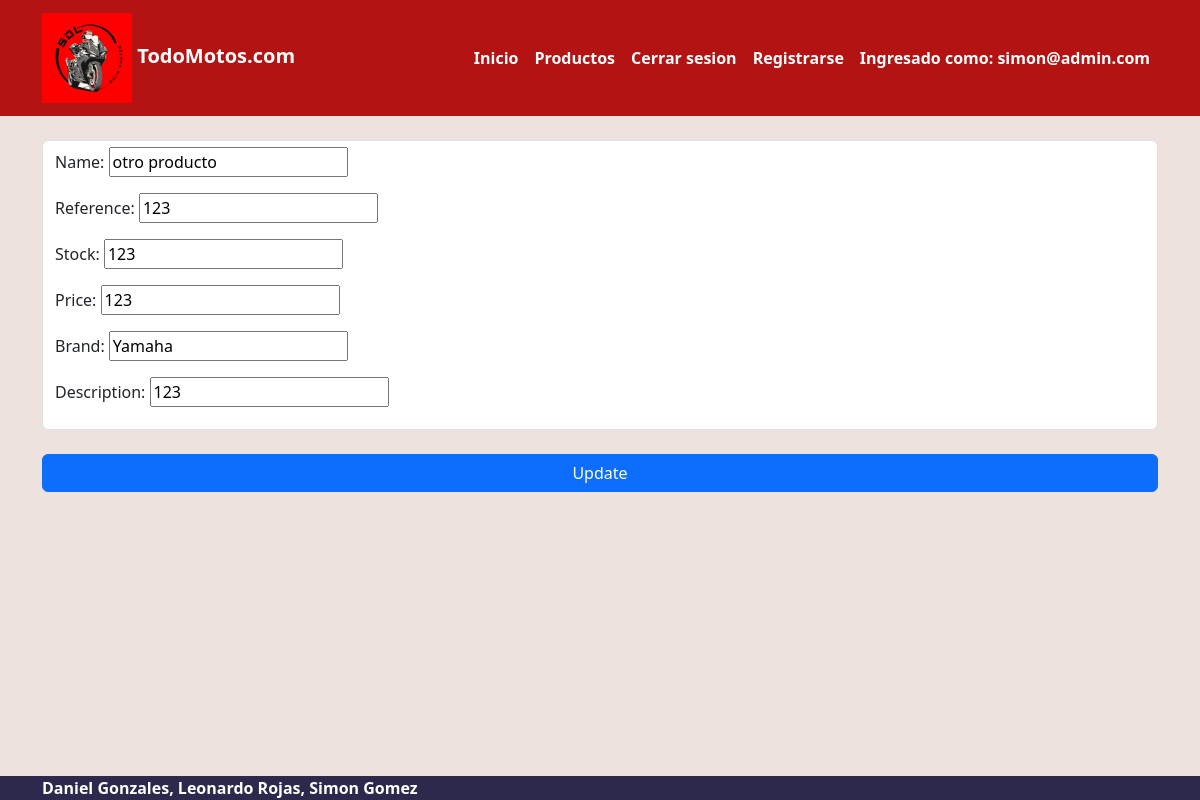
/product/update/2 (signed in), run on the app's committed database.
### account/models.py (models this page shows, shortened)
class CustomerUser(AbstractUser):
    username = None
    email = models.EmailField( unique=True)
    city = models.CharField(max_length=20)
    address = models.CharField(max_length=100)
    objects = CustomUserManager()
    USERNAME_FIELD = 'email'
    REQUIRED_FIELDS = [
        'address',
        'city',
    ]

### ecommerce/models.py (models this page shows)
class Product(models.Model):
    name = models.CharField(max_length=255)
    brand = models.CharField(max_length=50, null=True)
    description = models.CharField(max_length=300)
    reference = models.CharField(max_length=50)
    price = models.IntegerField()
    stock = models.IntegerField()

### ecommerce/views.py (the view)
# urls.py: path('product/update/<pk>',ProductUpdateView.as_view(),name='updateproduct')
class ProductUpdateView(PermissionRequiredMixin,UpdateView):
    model = Product
    permission_required = 'auth.is_superuser'
    template_name = "pages/update.html"
    fields = [
        "name",
        "reference",
        "stock",
        "price",
        "brand",
        "description"
    ]
    success_url = "/products"

### ecommerce/templates/pages/update.html (shortened to what this page needs)
{% extends 'base.html' %}
{% block content %}
<form method="post" >
    <div class="d-grid gap-3">
    <div class="form-control mb-2">{{ form.as_p }}</div>
    <input type="submit" value="Update" class=" btn btn-primary">
    </div>
</form>
{% endblock %}

### ecommerce/templates/base.html (shortened to what this page needs)
{% load static %}
<!doctype html>
<html lang="en">
    <head>
        <link href="https://cdn.jsdelivr.net/npm/bootstrap@5.3.0-alpha1/dist/css/bootstrap.min.css" rel="stylesheet"
 />
        <link href="{% static 'app.css' %}" rel="stylesheet" />
        </head>
        <body class="d-flex flex-column min-vh-100">
        <nav class="navbar navbar-expand-lg navbar-dark bg-primary">
            <div class="container">
            <a class="navbar-brand" href="{% url 'home' %}">
                <img src="{% static 'logo.png' %}" width="90" height="90" class="">
                TodoMotos.com</a>
            <div class="collapse navbar-collapse" id="navbarNavAltMarkup">
            <div class="navbar-nav ms-auto">
                <a class="nav-link active" href="{% url 'home' %}">Inicio</a>
                <li class="nav-item">
                <a class="nav-link active" href="{% url 'products' %}">Productos</a>
                </li>
                <a class="nav-link active" href="{% url 'logout' %}">Cerrar sesion</a>
                <a class="nav-link active" href="{% url 'register' %}">Registrarse</a>
                {% if user.is_authenticated == True%}
                <a class="nav-link active text-underline-opacity-0">Ingresado como: {{user.email}}</a>
                {%endif%}
            </div>
            </div>
            </div>
            </nav>
            <div class="container my-4">
                {% block content %}
                {% endblock %}
                </div>
            {% block footer %}
            <footer class="mt-auto bg-secondary text-white">
                <div class="container">
                          <a class=" text-reset fw-bold text-decoration-none" target="_blank">
                            Daniel Gonzales, Leonardo Rojas, Simon Gomez
                        </a>
                </div>
            </footer>
            {% endblock %}
</body>
</html>

### ecommerce/static/app.css (style rules this page uses)
body { background: #EEE2DE !important; }
.bg-secondary { background-color: #2B2A4C !important; }
.bg-primary { background-color: #B31312 !important; }
nav { font-weight: 700; }

### data on the page
CustomerUser: email "simon@admin.com"
Product: name "otro producto", reference "123", stock "123", price "123", brand "Yamaha", description "123"
